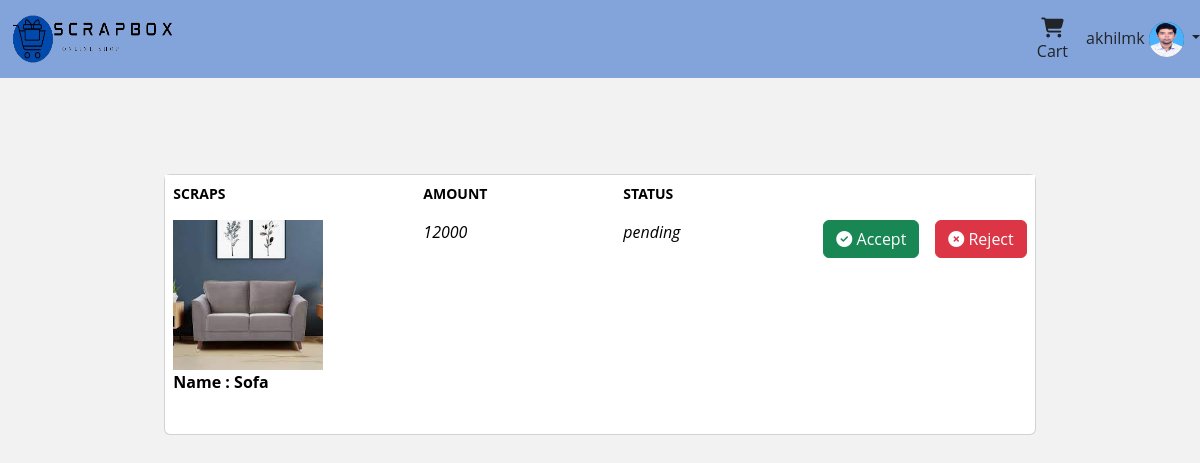
Page /bids/2 (signed in) on the committed database.
### scrapapp/models.py (models this page shows, shortened)
class UserProfile(models.Model):
    user=models.OneToOneField(User,on_delete=models.CASCADE,related_name='profile')
    address=models.CharField(max_length=200)
    phone=models.CharField(max_length=100)
    profile_pic=models.ImageField(upload_to='profilepics',null=True,blank=True)
    wishlists = models.ManyToManyField(Scrap, related_name='wishlisted_by', blank=True)

class Bids(models.Model):
    user=models.ForeignKey(User,on_delete=models.CASCADE,related_name='user_bid')
    scrap=models.ForeignKey(Scrap,on_delete=models.CASCADE,related_name='scrap_bids')
    amount=models.PositiveIntegerField()
    options=(
        ('pending','pending'),
        ('accept','accept'),
        ('rejected','rejected')
    )
    status=models.CharField(max_length=100,choices=options,default='pending')

class Scrap(models.Model):
    user=models.ForeignKey(User,on_delete=models.CASCADE,related_name='user_scraps')
    name=models.CharField(max_length=100)
    price=models.CharField(max_length=100)
    condition=models.CharField(max_length=100)
    picture=models.ImageField(upload_to='scrapimages',null=True,blank=True)
    place=models.CharField(max_length=200)
    created_date=models.DateTimeField(auto_now_add=True)
    options=(
        ('Buy now','Buy now'),
        ('Sold out','Sold out')
    )
    status=models.CharField(max_length=100,choices=options,default='Buy now')
    category=models.ForeignKey(Category,on_delete=models.CASCADE,related_name='categories')
    def __str__(self):
        return self.name

### scrapapp/views.py (the view, shortened to what this page needs)
# urls.py: path('bids/<int:pk>',views.BidRequestView.as_view(),name='bid-request'),
@method_decorator(signin_requires,name='dispatch')
class BidRequestView(View):
    def get(self,request,*args,**kwargs):
        id=kwargs.get('pk')
        scrap = Scrap.objects.get(id=id)
        bids = scrap.scrap_bids.all()
        return render(request,'bidrequest.html',{'scrap': scrap,
                                                  'bids': bids,})

### scrapapp/views.py (called while the page is built)
def signin_requires(fn):
    def wrapper(request,*args,**kwargs):
        if not request.user.is_authenticated:
            return redirect('sign-in')
        else:
            return fn(request,*args,**kwargs)
    return wrapper

### scrapapp/templates/bidrequest.html (shortened to what this page needs)
<!DOCTYPE html>
{%load static%}
<html lang="en">
<head>
    <link rel="stylesheet" href="https://cdnjs.cloudflare.com/ajax/libs/font-awesome/6.5.1/css/all.min.css" />
    <link href="https://cdn.jsdelivr.net/npm/bootstrap@5.3.2/dist/css/bootstrap.min.css" rel="stylesheet">
</head>
<body>
     <div class="section">
        <nav class="navbar navbar-expand-lg">
            <div class="container-fluid">
              <a class="navbar-brand" href="#">
              <img src="{%static 'scrapapp/images/logo.png'%}" alt="" height="50px" width="160px">
              </a>
            </div>
              <div class="cart">
                <a href="{% url 'wishlist_products' %}" class="btn"> <i class="fa-solid fa-cart-shopping fa-lg" data-toggle="tooltip" title="View Cart"></i>Cart</a>
              </div>
                  <div class="nav-item dropdown">
                    <a class="nav-link dropdown-toggle" href="#" role="button" data-bs-toggle="dropdown" aria-expanded="false">
                     {{request.user}}
                        {%if request.user.profile.profile_pic%}
                              <img class="profile-small profile-pic rounded-circle" src="{{request.user.profile.profile_pic.url}}"  alt="Avatar" height="35px" width="35px"
                               style="background-color: rgb(68, 68, 68);">
                            {%else%}
                                <img src="{%static 'scrapapp/images/profilepic.png'%}" alt="" height="50px" width="35px" class="border rounded-circle">
                        {%endif%}
                      </a>
                  </div>
            </div>
    <div class="container-fluid d-flex justify-content-center mt-5">
        <div class="row">
            <aside class="col-lg-12">
                <div class="card mt-5">
                    {% if no_bids %}
                         <div class="mt-5 p-5">
                            <p class="fw-bold">Oops !No bids have been added {{request.user}}.</p>
                         </div>
                     {% else %}
                    {%for bid in  bids %}
                    <div class="table-responsive">
                        <table class="table table-borderless table-shopping-cart">
                            <thead class="text-muted">
                                <tr class="small text-uppercase">
                                    <th scope="col" width="250">Scraps</th>
                                    <th scope="col" width="200">Amount</th>
                                    <th scope="col" width="200">Status</th>
                                    <th></th>
                                </tr>
                            </thead>
                            <tbody>
                                <tr>
                                    <td>
                                        <figure class="itemside align-items-center">
                                            <div class="aside"><img src="{{bid.scrap.picture.url}}" style="height: 150px; width: 150px;" class="img-sm"></div>
                                            <figcaption class="info fw-bold">Name : {{bid.scrap}}</a>
                                            </figcaption>
                                        </figure>
                                    </td>
                                    <td>
                                        <div class="price-wrap"> <var class="price">{{bid.amount}}</var>  </div>
                                    </td>
                                    <td>
                                        <div class="price-wrap"> <var class="price">{{bid.status}}</var>  </div>
                                    </td>
                                    <td>
                                        <form class="d-flex gap-3" action="{%url 'bid-request' bid.id%}" method="post">
                                            <div>
                                                <button name="action" value="accept" class="btn btn-success "><i class="fa-solid fa-circle-check"></i> Accept</button>
                                            </div>
                                            <div>
                                                <button name="action" value="reject" class="btn btn-danger"><i class="fa-solid fa-circle-xmark"></i> Reject</button>
                                            </div>
                                        </form>
                                    </td>
                            </tr>
                    </div>
                    {%endfor%}
                    {%endif%}
                </div>
            </aside>
        </div>
    </div>
</body>
</html>

### scrapapp/templates/bidrequest.html (style rules this page uses)
.section .navbar { background-color: #83a3db; }
body { background: #f2f2f2; font-family: 'Open Sans', sans-serif; }

### rows in the picture
Bids: scrap.picture (picture), scrap "Sofa", amount "12000", status "pending"

### other values in the picture
{{ request.user }} "akhilmk"
